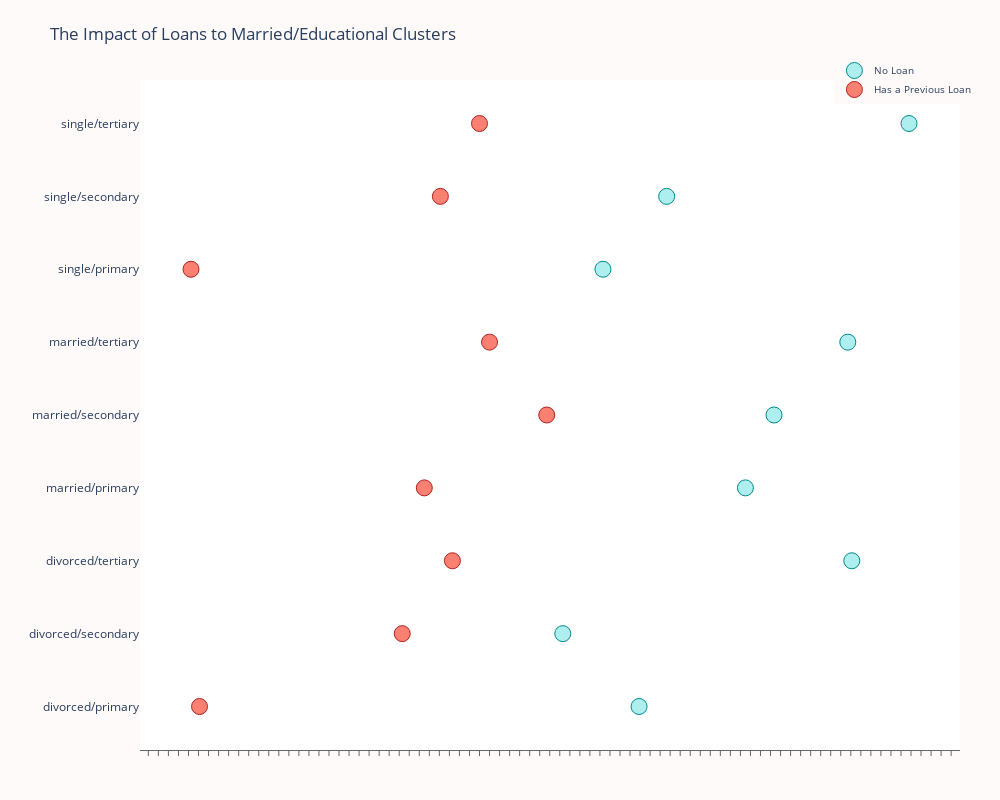

Notebook code for this chart:
### Code cell
# Let's see the group who had loans from the marital/education group

loan_balance = df.groupby(['marital/education', 'loan'], as_index=False)['balance'].median()


no_loan = loan_balance['balance'].loc[loan_balance['loan'] == 'no'].values
has_loan = loan_balance['balance'].loc[loan_balance['loan'] == 'yes'].values


labels = loan_balance['marital/education'].unique().tolist()


trace0 = go.Scatter(
    x=no_loan,
    y=labels,
    mode='markers',
    name='No Loan',
    marker=dict(
        color='rgb(175,238,238)',
        line=dict(
            color='rgb(0,139,139)',
            width=1,
        ),
        symbol='circle',
        size=16,
    )
)
trace1 = go.Scatter(
    x=has_loan,
    y=labels,
    mode='markers',
    name='Has a Previous Loan',
    marker=dict(
        color='rgb(250,128,114)',
        line=dict(
            color='rgb(178,34,34)',
            width=1,
        ),
        symbol='circle',
        size=16,
    )
)

data = [trace0, trace1]
layout = go.Layout(
    title="The Impact of Loans to Married/Educational Clusters",
    xaxis=dict(
        showgrid=False,
        showline=True,
        linecolor='rgb(102, 102, 102)',
        titlefont=dict(
            color='rgb(204, 204, 204)'
        ),
        tickfont=dict(
            color='rgb(102, 102, 102)',
        ),
        showticklabels=False,
        dtick=10,
        ticks='outside',
        tickcolor='rgb(102, 102, 102)',
    ),
    margin=dict(
        l=140,
        r=40,
        b=50,
        t=80
    ),
    legend=dict(
        font=dict(
            size=10,
        ),
        yanchor='middle',
        xanchor='right',
    ),
    width=1000,
    height=800,
    paper_bgcolor='rgb(255,250,250)',
    plot_bgcolor='rgb(255,255,255)',
    hovermode='closest',
)
fig = go.Figure(data=data, layout=layout)
iplot(fig, filename='lowest-oecd-votes-cast')

### Figure 1 — Plotly figure (JSON) as saved in the notebook; plotly's stock layout.template omitted (floating-point values rounded to 4 significant figures)
{"data": [{"marker": {"color": "rgb(175,238,238)", "line": {"color": "rgb(0,139,139)", "width": 1}, "size": 16, "symbol": "circle"}, "mode": "markers", "name": "No Loan", "type": "scatter", "x": [459, 383, 671, 565, 593.5, 667, 423, 486.5, 728], "y": ["divorced/primary", "divorced/secondary", "divorced/tertiary", "married/primary", "married/secondary", "married/tertiary", "single/primary", "single/secondary", "single/tertiary"]}, {"marker": {"color": "rgb(250,128,114)", "line": {"color": "rgb(178,34,34)", "width": 1}, "size": 16, "symbol": "circle"}, "mode": "markers", "name": "Has a Previous Loan", "type": "scatter", "x": [21, 223, 273, 245, 367, 310, 12.5, 261, 300], "y": ["divorced/primary", "divorced/secondary", "divorced/tertiary", "married/primary", "married/secondary", "married/tertiary", "single/primary", "single/secondary", "single/tertiary"]}], "layout": {"height": 800, "hovermode": "closest", "legend": {"font": {"size": 10}, "xanchor": "right", "yanchor": "middle"}, "margin": {"b": 50, "l": 140, "r": 40, "t": 80}, "paper_bgcolor": "rgb(255,250,250)", "plot_bgcolor": "rgb(255,255,255)", "title": {"text": "The Impact of Loans to Married/Educational Clusters"}, "width": 1000, "xaxis": {"dtick": 10, "linecolor": "rgb(102, 102, 102)", "showgrid": false, "showline": true, "showticklabels": false, "tickcolor": "rgb(102, 102, 102)", "tickfont": {"color": "rgb(102, 102, 102)"}, "ticks": "outside", "title": {"font": {"color": "rgb(204, 204, 204)"}}}}}
